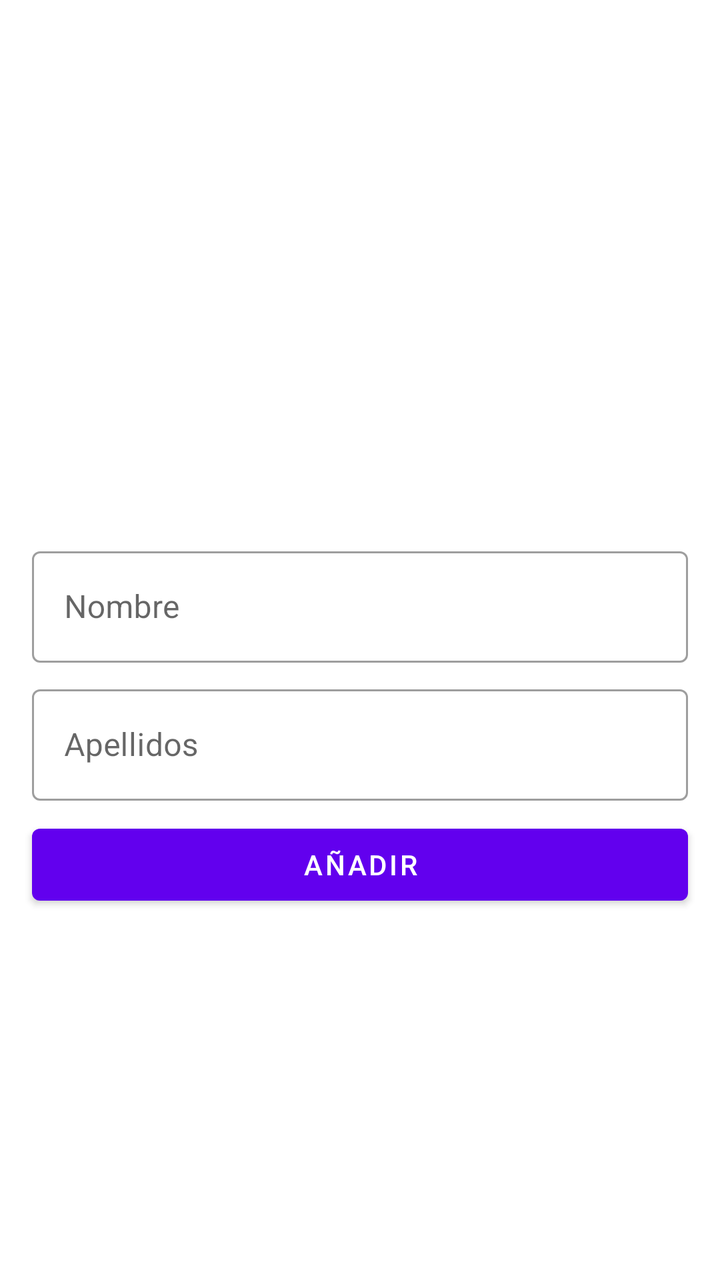
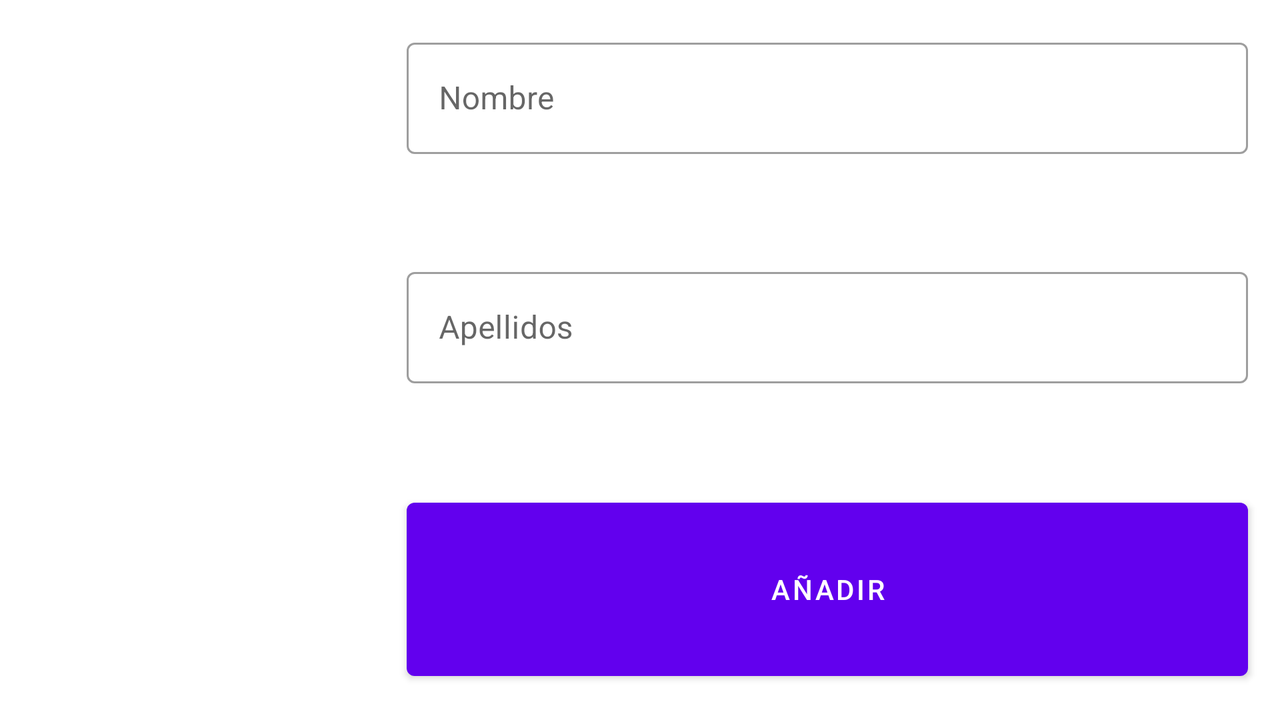

The same Android screen from two of the app's own layout files: first res/layout/ as a phone draws it, then the repository's variant for another configuration, drawn on a device whose configuration selects that folder. Both files follow.
<!-- AndroidManifest.xml: application theme AppTheme -->
<!-- res/layout/content_add_player.xml -->
<?xml version="1.0" encoding="utf-8"?>
<androidx.constraintlayout.widget.ConstraintLayout xmlns:android="http://schemas.android.com/apk/res/android"
    xmlns:app="http://schemas.android.com/apk/res-auto"
    xmlns:tools="http://schemas.android.com/tools"
    android:layout_width="match_parent"
    android:layout_height="match_parent"
    app:layout_behavior="@string/appbar_scrolling_view_behavior"
    tools:context=".view.AddPlayerActivity"
    tools:showIn="@layout/activity_add_player">

    <androidx.constraintlayout.widget.ConstraintLayout
        android:id="@+id/clLoading"
        android:layout_width="0dp"
        android:layout_height="wrap_content"
        android:layout_margin="@dimen/defaultMargin"
        app:layout_constraintBottom_toBottomOf="parent"
        app:layout_constraintEnd_toEndOf="parent"
        app:layout_constraintStart_toStartOf="parent"
        android:visibility="invisible"
        app:layout_constraintTop_toTopOf="parent"
        app:layout_constraintWidth_default="wrap">

        <TextView
            android:id="@+id/tvLoading"
            style="@style/BigTitle"
            android:layout_width="wrap_content"
            android:layout_height="wrap_content"
            android:layout_marginBottom="@dimen/defaultMargin"
            android:text="@string/toastAdding"
            app:layout_constraintEnd_toEndOf="parent"
            app:layout_constraintStart_toStartOf="parent"
            app:layout_constraintTop_toTopOf="parent"
            app:layout_constraintBottom_toTopOf="@id/loading_spinner"
            />

        <ProgressBar
            android:id="@+id/loading_spinner"
            android:layout_width="wrap_content"
            android:layout_height="wrap_content"
            android:layout_gravity="center"
            android:indeterminateTint="@color/colorPrimary"
            android:indeterminateTintMode="src_atop"
            app:layout_constraintBottom_toBottomOf="parent"
            app:layout_constraintEnd_toEndOf="parent"
            app:layout_constraintStart_toStartOf="parent"
            app:layout_constraintTop_toBottomOf="@id/tvLoading" />

    </androidx.constraintlayout.widget.ConstraintLayout>

    <androidx.constraintlayout.widget.ConstraintLayout
        android:id="@+id/clForm"
        android:layout_width="0dp"
        android:layout_height="wrap_content"
        android:layout_marginStart="@dimen/defaultMargin"
        android:layout_marginLeft="@dimen/defaultMargin"
        android:layout_marginTop="@dimen/defaultMargin"
        android:layout_marginEnd="@dimen/defaultMargin"
        android:layout_marginRight="@dimen/defaultMargin"
        android:layout_marginBottom="@dimen/defaultMargin"
        app:layout_constraintBottom_toBottomOf="parent"
        app:layout_constraintEnd_toEndOf="parent"
        app:layout_constraintStart_toStartOf="parent"
        app:layout_constraintTop_toTopOf="parent">

        <androidx.constraintlayout.widget.Guideline
            android:id="@+id/guidelineIvPlayer"
            android:layout_width="0dp"
            android:layout_height="wrap_content"
            android:orientation="horizontal"
            app:layout_constraintGuide_percent="0.3" />

        <ImageView
            android:id="@+id/ivPlayer"
            android:layout_width="0dp"
            android:layout_height="0dp"
            android:layout_margin="@dimen/defaultMargin"
            android:clickable="true"
            android:cropToPadding="false"
            android:focusable="true"
            android:scaleType="centerInside"
            app:layout_constraintBottom_toTopOf="@id/guidelineIvPlayer"
            app:layout_constraintEnd_toEndOf="parent"
            app:layout_constraintStart_toStartOf="parent"
            app:layout_constraintTop_toTopOf="parent"
            app:srcCompat="@drawable/ic_player_default" />

        <com.google.android.material.textfield.TextInputLayout
            android:id="@+id/tilFirstname"
            style="@style/Widget.MaterialComponents.TextInputLayout.OutlinedBox"
            android:layout_width="0dp"
            android:layout_height="wrap_content"
            android:layout_margin="@dimen/defaultMargin"
            android:hint="@string/tilFirstname"
            app:layout_constraintBottom_toTopOf="@+id/tilLastname"
            app:layout_constraintEnd_toEndOf="parent"
            app:layout_constraintHorizontal_bias="0.5"
            app:layout_constraintStart_toStartOf="parent"
            app:layout_constraintTop_toBottomOf="@id/guidelineIvPlayer">

            <com.google.android.material.textfield.TextInputEditText
                android:id="@+id/tietFirstname"
                android:layout_width="match_parent"
                android:layout_height="wrap_content"
                android:maxLines="1" />

        </com.google.android.material.textfield.TextInputLayout>

        <com.google.android.material.textfield.TextInputLayout
            android:id="@+id/tilLastname"
            style="@style/Widget.MaterialComponents.TextInputLayout.OutlinedBox"
            android:layout_width="match_parent"
            android:layout_height="wrap_content"
            android:layout_margin="@dimen/defaultMargin"
            android:hint="@string/tilLastname"
            app:layout_constraintEnd_toEndOf="parent"
            app:layout_constraintStart_toStartOf="parent"
            app:layout_constraintTop_toBottomOf="@+id/tilFirstname">

            <com.google.android.material.textfield.TextInputEditText
                android:id="@+id/tietLastname"
                android:layout_width="match_parent"
                android:layout_height="wrap_content"
                android:maxLines="1" />

        </com.google.android.material.textfield.TextInputLayout>

        <Button
            android:id="@+id/btAdd"
            android:layout_width="0dp"
            android:layout_height="wrap_content"
            android:layout_margin="@dimen/defaultMargin"
            android:text="@string/btAdd"
            app:layout_constraintBottom_toBottomOf="parent"
            app:layout_constraintEnd_toEndOf="parent"
            app:layout_constraintStart_toStartOf="parent"
            app:layout_constraintTop_toBottomOf="@id/tilLastname"
            app:layout_constraintVertical_bias="0.0" />

    </androidx.constraintlayout.widget.ConstraintLayout>

</androidx.constraintlayout.widget.ConstraintLayout>
<!-- res/layout/activity_add_player.xml (included above) -->
<?xml version="1.0" encoding="utf-8"?>
<androidx.coordinatorlayout.widget.CoordinatorLayout xmlns:android="http://schemas.android.com/apk/res/android"
    xmlns:app="http://schemas.android.com/apk/res-auto"
    xmlns:tools="http://schemas.android.com/tools"
    android:layout_width="match_parent"
    android:layout_height="match_parent"
    tools:context=".view.AddPlayerActivity">

    <com.google.android.material.appbar.AppBarLayout
        android:layout_width="match_parent"
        android:layout_height="wrap_content"
        android:theme="@style/AppTheme.AppBarOverlay">

        <androidx.appcompat.widget.Toolbar
            android:id="@+id/toolbar"
            android:layout_width="match_parent"
            android:layout_height="?attr/actionBarSize"
            android:background="?attr/colorPrimary"
            app:popupTheme="@style/AppTheme.PopupOverlay" />

    </com.google.android.material.appbar.AppBarLayout>

    <include layout="@layout/content_add_player" />

</androidx.coordinatorlayout.widget.CoordinatorLayout>
<!-- resources referenced by this layout -->
<resources>
  <dimen name="defaultMargin">8dp</dimen>
  <string name="btAdd">Añadir</string>
  <string name="tilFirstname">Nombre</string>
  <string name="tilLastname">Apellidos</string>
  <string name="toastAdding">Añadiendo</string>
  <style name="AppTheme.AppBarOverlay" parent="ThemeOverlay.AppCompat.Dark.ActionBar" />
  <style name="AppTheme.PopupOverlay" parent="ThemeOverlay.AppCompat.Light" />
  <style name="BigTitle" parent="Widget.AppCompat.TextView">
          <item name="android:textSize">24sp</item>
          <item name="android:textColor">@android:color/black</item>
          <item name="android:textStyle">bold</item>
      </style>
  <style name="AppTheme" parent="Theme.MaterialComponents.Light.NoActionBar">
          
          <item name="colorPrimary">@color/colorPrimary</item>
          <item name="colorPrimaryDark">@color/colorPrimaryDark</item>
      </style>
</resources>
<!-- res/layout-land/content_add_player.xml (the repository's variant of the layout above) -->
<!-- drawn on the phone turned sideways -->
<?xml version="1.0" encoding="utf-8"?>
<androidx.constraintlayout.widget.ConstraintLayout xmlns:android="http://schemas.android.com/apk/res/android"
    xmlns:app="http://schemas.android.com/apk/res-auto"
    xmlns:tools="http://schemas.android.com/tools"
    android:layout_width="match_parent"
    android:layout_height="match_parent"
    android:layout_margin="@dimen/defaultMargin"
    app:layout_behavior="@string/appbar_scrolling_view_behavior"
    tools:context=".view.AddPlayerActivity"
    tools:showIn="@layout/activity_add_player">

    <androidx.constraintlayout.widget.ConstraintLayout
        android:id="@+id/clLoading"
        android:layout_width="0dp"
        android:layout_height="wrap_content"
        android:layout_margin="@dimen/defaultMargin"
        app:layout_constraintBottom_toBottomOf="parent"
        app:layout_constraintEnd_toEndOf="parent"
        app:layout_constraintStart_toStartOf="parent"
        android:visibility="invisible"
        app:layout_constraintTop_toTopOf="parent"
        app:layout_constraintWidth_default="wrap">

        <TextView
            android:id="@+id/tvLoading"
            style="@style/BigTitle"
            android:layout_width="wrap_content"
            android:layout_height="wrap_content"
            android:layout_marginBottom="@dimen/defaultMargin"
            android:text="@string/toastAdding"
            app:layout_constraintEnd_toEndOf="parent"
            app:layout_constraintStart_toStartOf="parent"
            app:layout_constraintTop_toTopOf="parent"
            app:layout_constraintBottom_toTopOf="@id/loading_spinner"
            />

        <ProgressBar
            android:id="@+id/loading_spinner"
            android:layout_width="wrap_content"
            android:layout_height="wrap_content"
            android:layout_gravity="center"
            android:indeterminateTint="@color/colorPrimary"
            android:indeterminateTintMode="src_atop"
            app:layout_constraintBottom_toBottomOf="parent"
            app:layout_constraintEnd_toEndOf="parent"
            app:layout_constraintStart_toStartOf="parent"
            app:layout_constraintTop_toBottomOf="@id/tvLoading" />

    </androidx.constraintlayout.widget.ConstraintLayout>

    <androidx.constraintlayout.widget.ConstraintLayout
        android:id="@+id/clForm"
        android:layout_width="match_parent"
        android:layout_height="match_parent"
        app:layout_constraintBottom_toBottomOf="parent"
        app:layout_constraintEnd_toEndOf="parent"
        app:layout_constraintStart_toStartOf="parent"
        app:layout_constraintTop_toTopOf="parent">

        <androidx.constraintlayout.widget.Guideline
            android:id="@+id/guidelineIvPlayer"
            android:layout_width="wrap_content"
            android:layout_height="wrap_content"
            android:orientation="vertical"
            app:layout_constraintGuide_percent="0.3" />

        <ImageView
            android:id="@+id/ivPlayer"
            android:layout_width="0dp"
            android:layout_height="0dp"
            android:layout_margin="@dimen/defaultMargin"
            android:clickable="true"
            android:cropToPadding="false"
            android:focusable="true"
            android:scaleType="centerInside"
            app:layout_constraintBottom_toBottomOf="parent"
            app:layout_constraintEnd_toStartOf="@id/guidelineIvPlayer"
            app:layout_constraintStart_toStartOf="parent"
            app:layout_constraintTop_toTopOf="parent"
            app:srcCompat="@drawable/ic_player_default" />

        <com.google.android.material.textfield.TextInputLayout
            android:id="@+id/tilFirstname"
            style="@style/Widget.MaterialComponents.TextInputLayout.OutlinedBox"
            android:layout_width="0dp"
            android:layout_height="0dp"
            android:layout_margin="@dimen/defaultMargin"
            android:hint="@string/tilFirstname"
            app:layout_constraintBottom_toTopOf="@id/tilLastname"
            app:layout_constraintEnd_toEndOf="parent"
            app:layout_constraintStart_toEndOf="@id/guidelineIvPlayer"
            app:layout_constraintTop_toTopOf="parent">

            <com.google.android.material.textfield.TextInputEditText
                android:id="@+id/tietFirstname"
                android:layout_width="match_parent"
                android:layout_height="wrap_content"
                android:maxLines="1" />

        </com.google.android.material.textfield.TextInputLayout>

        <com.google.android.material.textfield.TextInputLayout
            android:id="@+id/tilLastname"
            style="@style/Widget.MaterialComponents.TextInputLayout.OutlinedBox"
            android:layout_width="0dp"
            android:layout_height="0dp"
            android:layout_margin="@dimen/defaultMargin"
            android:hint="@string/tilLastname"
            app:layout_constraintBottom_toTopOf="@id/btAdd"
            app:layout_constraintEnd_toEndOf="parent"
            app:layout_constraintStart_toEndOf="@id/guidelineIvPlayer"
            app:layout_constraintTop_toBottomOf="@id/tilFirstname">

            <com.google.android.material.textfield.TextInputEditText
                android:id="@+id/tietLastname"
                android:layout_width="match_parent"
                android:layout_height="wrap_content"
                android:maxLines="1" />

        </com.google.android.material.textfield.TextInputLayout>

        <Button
            android:id="@+id/btAdd"
            android:layout_width="0dp"
            android:layout_height="0dp"
            android:layout_margin="@dimen/defaultMargin"
            android:text="@string/btAdd"
            app:layout_constraintBottom_toBottomOf="parent"
            app:layout_constraintEnd_toEndOf="parent"
            app:layout_constraintStart_toEndOf="@id/guidelineIvPlayer"
            app:layout_constraintTop_toBottomOf="@id/tilLastname" />
    </androidx.constraintlayout.widget.ConstraintLayout>
</androidx.constraintlayout.widget.ConstraintLayout>
<!-- res/layout/content_add_player.xml (included above) -->
<?xml version="1.0" encoding="utf-8"?>
<androidx.constraintlayout.widget.ConstraintLayout xmlns:android="http://schemas.android.com/apk/res/android"
    xmlns:app="http://schemas.android.com/apk/res-auto"
    xmlns:tools="http://schemas.android.com/tools"
    android:layout_width="match_parent"
    android:layout_height="match_parent"
    app:layout_behavior="@string/appbar_scrolling_view_behavior"
    tools:context=".view.AddPlayerActivity"
    tools:showIn="@layout/activity_add_player">

    <androidx.constraintlayout.widget.ConstraintLayout
        android:id="@+id/clLoading"
        android:layout_width="0dp"
        android:layout_height="wrap_content"
        android:layout_margin="@dimen/defaultMargin"
        app:layout_constraintBottom_toBottomOf="parent"
        app:layout_constraintEnd_toEndOf="parent"
        app:layout_constraintStart_toStartOf="parent"
        android:visibility="invisible"
        app:layout_constraintTop_toTopOf="parent"
        app:layout_constraintWidth_default="wrap">

        <TextView
            android:id="@+id/tvLoading"
            style="@style/BigTitle"
            android:layout_width="wrap_content"
            android:layout_height="wrap_content"
            android:layout_marginBottom="@dimen/defaultMargin"
            android:text="@string/toastAdding"
            app:layout_constraintEnd_toEndOf="parent"
            app:layout_constraintStart_toStartOf="parent"
            app:layout_constraintTop_toTopOf="parent"
            app:layout_constraintBottom_toTopOf="@id/loading_spinner"
            />

        <ProgressBar
            android:id="@+id/loading_spinner"
            android:layout_width="wrap_content"
            android:layout_height="wrap_content"
            android:layout_gravity="center"
            android:indeterminateTint="@color/colorPrimary"
            android:indeterminateTintMode="src_atop"
            app:layout_constraintBottom_toBottomOf="parent"
            app:layout_constraintEnd_toEndOf="parent"
            app:layout_constraintStart_toStartOf="parent"
            app:layout_constraintTop_toBottomOf="@id/tvLoading" />

    </androidx.constraintlayout.widget.ConstraintLayout>

    <androidx.constraintlayout.widget.ConstraintLayout
        android:id="@+id/clForm"
        android:layout_width="0dp"
        android:layout_height="wrap_content"
        android:layout_marginStart="@dimen/defaultMargin"
        android:layout_marginLeft="@dimen/defaultMargin"
        android:layout_marginTop="@dimen/defaultMargin"
        android:layout_marginEnd="@dimen/defaultMargin"
        android:layout_marginRight="@dimen/defaultMargin"
        android:layout_marginBottom="@dimen/defaultMargin"
        app:layout_constraintBottom_toBottomOf="parent"
        app:layout_constraintEnd_toEndOf="parent"
        app:layout_constraintStart_toStartOf="parent"
        app:layout_constraintTop_toTopOf="parent">

        <androidx.constraintlayout.widget.Guideline
            android:id="@+id/guidelineIvPlayer"
            android:layout_width="0dp"
            android:layout_height="wrap_content"
            android:orientation="horizontal"
            app:layout_constraintGuide_percent="0.3" />

        <ImageView
            android:id="@+id/ivPlayer"
            android:layout_width="0dp"
            android:layout_height="0dp"
            android:layout_margin="@dimen/defaultMargin"
            android:clickable="true"
            android:cropToPadding="false"
            android:focusable="true"
            android:scaleType="centerInside"
            app:layout_constraintBottom_toTopOf="@id/guidelineIvPlayer"
            app:layout_constraintEnd_toEndOf="parent"
            app:layout_constraintStart_toStartOf="parent"
            app:layout_constraintTop_toTopOf="parent"
            app:srcCompat="@drawable/ic_player_default" />

        <com.google.android.material.textfield.TextInputLayout
            android:id="@+id/tilFirstname"
            style="@style/Widget.MaterialComponents.TextInputLayout.OutlinedBox"
            android:layout_width="0dp"
            android:layout_height="wrap_content"
            android:layout_margin="@dimen/defaultMargin"
            android:hint="@string/tilFirstname"
            app:layout_constraintBottom_toTopOf="@+id/tilLastname"
            app:layout_constraintEnd_toEndOf="parent"
            app:layout_constraintHorizontal_bias="0.5"
            app:layout_constraintStart_toStartOf="parent"
            app:layout_constraintTop_toBottomOf="@id/guidelineIvPlayer">

            <com.google.android.material.textfield.TextInputEditText
                android:id="@+id/tietFirstname"
                android:layout_width="match_parent"
                android:layout_height="wrap_content"
                android:maxLines="1" />

        </com.google.android.material.textfield.TextInputLayout>

        <com.google.android.material.textfield.TextInputLayout
            android:id="@+id/tilLastname"
            style="@style/Widget.MaterialComponents.TextInputLayout.OutlinedBox"
            android:layout_width="match_parent"
            android:layout_height="wrap_content"
            android:layout_margin="@dimen/defaultMargin"
            android:hint="@string/tilLastname"
            app:layout_constraintEnd_toEndOf="parent"
            app:layout_constraintStart_toStartOf="parent"
            app:layout_constraintTop_toBottomOf="@+id/tilFirstname">

            <com.google.android.material.textfield.TextInputEditText
                android:id="@+id/tietLastname"
                android:layout_width="match_parent"
                android:layout_height="wrap_content"
                android:maxLines="1" />

        </com.google.android.material.textfield.TextInputLayout>

        <Button
            android:id="@+id/btAdd"
            android:layout_width="0dp"
            android:layout_height="wrap_content"
            android:layout_margin="@dimen/defaultMargin"
            android:text="@string/btAdd"
            app:layout_constraintBottom_toBottomOf="parent"
            app:layout_constraintEnd_toEndOf="parent"
            app:layout_constraintStart_toStartOf="parent"
            app:layout_constraintTop_toBottomOf="@id/tilLastname"
            app:layout_constraintVertical_bias="0.0" />

    </androidx.constraintlayout.widget.ConstraintLayout>

</androidx.constraintlayout.widget.ConstraintLayout>
